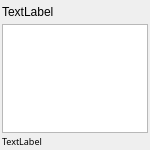
<?xml version="1.0" encoding="UTF-8"?>
<ui version="4.0">
 <class>TaskBox</class>
 <widget class="QWidget" name="TaskBox">
  <property name="enabled">
   <bool>true</bool>
  </property>
  <property name="geometry">
   <rect>
    <x>0</x>
    <y>0</y>
    <width>150</width>
    <height>150</height>
   </rect>
  </property>
  <property name="windowTitle">
   <string>Form</string>
  </property>
  <layout class="QVBoxLayout" name="verticalLayout">
   <property name="spacing">
    <number>2</number>
   </property>
   <property name="leftMargin">
    <number>2</number>
   </property>
   <property name="topMargin">
    <number>2</number>
   </property>
   <property name="rightMargin">
    <number>2</number>
   </property>
   <property name="bottomMargin">
    <number>2</number>
   </property>
   <item>
    <widget class="QWidget" name="widget" native="true">
     <property name="minimumSize">
      <size>
       <width>0</width>
       <height>0</height>
      </size>
     </property>
     <layout class="QHBoxLayout" name="horizontalLayout">
      <property name="spacing">
       <number>0</number>
      </property>
      <property name="sizeConstraint">
       <enum>QLayout::SetDefaultConstraint</enum>
      </property>
      <property name="leftMargin">
       <number>0</number>
      </property>
      <property name="topMargin">
       <number>0</number>
      </property>
      <property name="rightMargin">
       <number>0</number>
      </property>
      <property name="bottomMargin">
       <number>0</number>
      </property>
      <item>
       <widget class="QLabel" name="titlelabel">
        <property name="minimumSize">
         <size>
          <width>0</width>
          <height>0</height>
         </size>
        </property>
        <property name="text">
         <string>TextLabel</string>
        </property>
       </widget>
      </item>
      <item>
       <spacer name="horizontalSpacer">
        <property name="orientation">
         <enum>Qt::Horizontal</enum>
        </property>
        <property name="sizeHint" stdset="0">
         <size>
          <width>40</width>
          <height>20</height>
         </size>
        </property>
       </spacer>
      </item>
     </layout>
    </widget>
   </item>
   <item>
    <widget class="QTextBrowser" name="infolabel"/>
   </item>
   <item>
    <widget class="QLabel" name="datelabel">
     <property name="minimumSize">
      <size>
       <width>0</width>
       <height>0</height>
      </size>
     </property>
     <property name="font">
      <font>
       <family>Adobe Heiti Std</family>
       <pointsize>7</pointsize>
      </font>
     </property>
     <property name="text">
      <string>TextLabel</string>
     </property>
     <property name="textFormat">
      <enum>Qt::AutoText</enum>
     </property>
    </widget>
   </item>
  </layout>
 </widget>
 <resources/>
 <connections/>
</ui>
